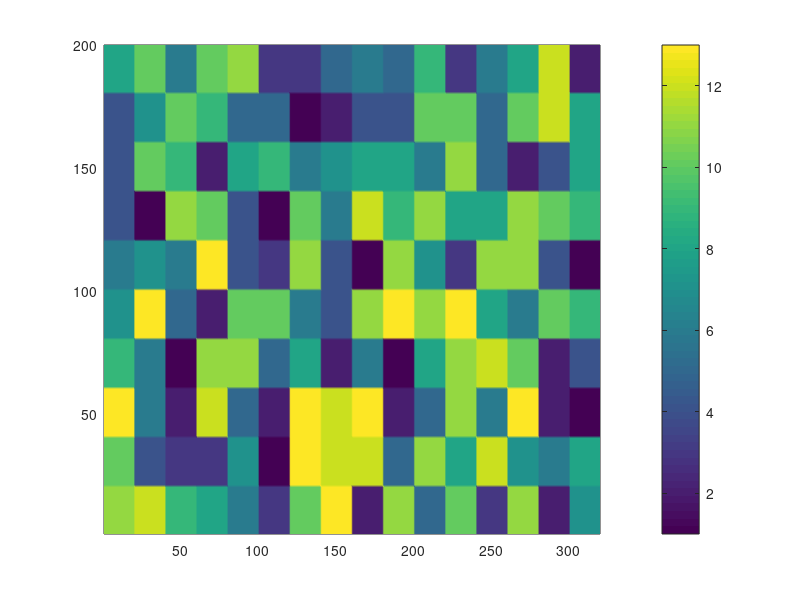

Here is the MATLAB script that generated this plot: (Note: this script raises an error after producing the figure.)

% Generate a mosaic fuel file in ./mosaic/input_fc to test
% non-uniform fuel behavior.  This script constructs an array
% containing tiles of variable fuel types.  See below for 
% parameters.

% size of fire domain (from namelist.input)
nx=200;
ny=320;

% size of fuel tiles
tx=20;
ty=20;

% How to fill in fuel categories in tiles.
% This is a 2d array of any size 
% containing fuel types.  This array will be
% repeated if it is smaller than ceil(nx/tx), ceil(ny/ty).
% For example:
%
%  fuels = [ 1 2
%            3 4 ];
% 
% Then the output array will look like:
%
% [ 1 2 1 2 1 2 1 2 ...
%   3 4 3 4 3 4 3 4 ...
%   1 2 1 2 1 2 1 2 ...
%   3 4 3 4 3 4 3 4 ... 
%   ...                 ]
% 
% If empty, then use random categories.
fuels=[];


% fuel categories to use if randomizing
random_fuels=1:13;

% output file
filename='mosaic/input_fc';

%%

% get tile array size
mx=ceil(nx/tx);
my=ceil(ny/ty);

% construct fuel array
if isempty(fuels)
    fuels=ceil(length(random_fuels)*rand( mx,my ));
    fuels=random_fuels(fuels);
end

% extend fuels array if necessary
fuels=repmat(fuels,ceil(nx/mx),ceil(ny/my));
fuels=fuels(1:mx,1:my);

% create output array
fc=zeros(nx,ny);

% fill in fuel categories
for j=1:my
    js=(j-1) * ty + 1;
    je=(j)   * ty;
    for i=1:mx
        is=(i-1) * tx + 1;
        ie=(i)   * tx;
        fc(is:ie,js:je)=fuels(i,j);
    end
end

pcolor(fc); shading interp; colorbar;

write_array_2d(filename,fc);
%system(sprintf('mv fc.txt %s',filename));

